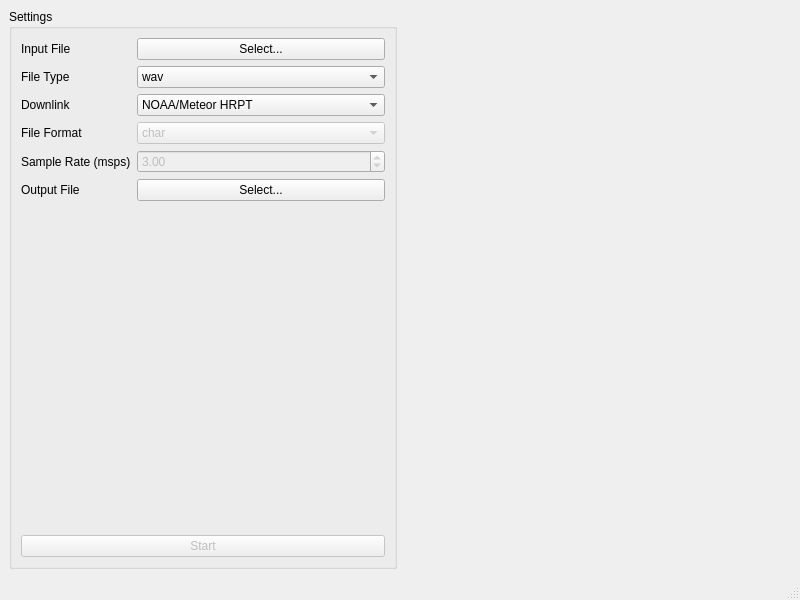
<?xml version="1.0" encoding="UTF-8"?>
<ui version="4.0">
 <class>MainWindow</class>
 <widget class="QMainWindow" name="MainWindow">
  <property name="geometry">
   <rect>
    <x>0</x>
    <y>0</y>
    <width>800</width>
    <height>600</height>
   </rect>
  </property>
  <property name="windowTitle">
   <string>LeanHRPT Demod</string>
  </property>
  <property name="windowIcon">
   <iconset>
    <normaloff>logo128.png</normaloff>logo128.png</iconset>
  </property>
  <widget class="QWidget" name="centralwidget">
   <layout class="QHBoxLayout" name="horizontalLayout">
    <item>
     <widget class="QGroupBox" name="settingsBox">
      <property name="title">
       <string>Settings</string>
      </property>
      <layout class="QFormLayout" name="formLayout">
       <item row="0" column="0">
        <widget class="QLabel" name="inputFileLabel">
         <property name="text">
          <string>Input File</string>
         </property>
        </widget>
       </item>
       <item row="0" column="1">
        <widget class="QPushButton" name="inputFile">
         <property name="sizePolicy">
          <sizepolicy hsizetype="Expanding" vsizetype="Fixed">
           <horstretch>0</horstretch>
           <verstretch>0</verstretch>
          </sizepolicy>
         </property>
         <property name="text">
          <string>Select...</string>
         </property>
        </widget>
       </item>
       <item row="1" column="0">
        <widget class="QLabel" name="fileTypeLabel">
         <property name="text">
          <string>File Type</string>
         </property>
        </widget>
       </item>
       <item row="1" column="1">
        <widget class="QComboBox" name="fileType">
         <property name="sizePolicy">
          <sizepolicy hsizetype="Expanding" vsizetype="Fixed">
           <horstretch>0</horstretch>
           <verstretch>0</verstretch>
          </sizepolicy>
         </property>
         <item>
          <property name="text">
           <string>wav</string>
          </property>
         </item>
         <item>
          <property name="text">
           <string>raw</string>
          </property>
         </item>
        </widget>
       </item>
       <item row="2" column="0">
        <widget class="QLabel" name="downlinkLabel">
         <property name="text">
          <string>Downlink</string>
         </property>
        </widget>
       </item>
       <item row="2" column="1">
        <widget class="QComboBox" name="downlink">
         <property name="sizePolicy">
          <sizepolicy hsizetype="Expanding" vsizetype="Fixed">
           <horstretch>0</horstretch>
           <verstretch>0</verstretch>
          </sizepolicy>
         </property>
         <item>
          <property name="text">
           <string>NOAA/Meteor HRPT</string>
          </property>
         </item>
         <item>
          <property name="text">
           <string>MetOp HRPT (baseband)</string>
          </property>
         </item>
         <item>
          <property name="text">
           <string>MetOp HRPT (symbols)</string>
          </property>
         </item>
        </widget>
       </item>
       <item row="3" column="0">
        <widget class="QLabel" name="fileFormatLabel">
         <property name="text">
          <string>File Format</string>
         </property>
        </widget>
       </item>
       <item row="3" column="1">
        <widget class="QComboBox" name="fileFormat">
         <property name="enabled">
          <bool>false</bool>
         </property>
         <property name="sizePolicy">
          <sizepolicy hsizetype="Expanding" vsizetype="Fixed">
           <horstretch>0</horstretch>
           <verstretch>0</verstretch>
          </sizepolicy>
         </property>
         <item>
          <property name="text">
           <string>char</string>
          </property>
         </item>
         <item>
          <property name="text">
           <string>uchar</string>
          </property>
         </item>
         <item>
          <property name="text">
           <string>short</string>
          </property>
         </item>
         <item>
          <property name="text">
           <string>ushort</string>
          </property>
         </item>
         <item>
          <property name="text">
           <string>float</string>
          </property>
         </item>
        </widget>
       </item>
       <item row="4" column="0">
        <widget class="QLabel" name="sampleRateLabel">
         <property name="text">
          <string>Sample Rate (msps)</string>
         </property>
        </widget>
       </item>
       <item row="4" column="1">
        <widget class="QDoubleSpinBox" name="sampleRate">
         <property name="enabled">
          <bool>false</bool>
         </property>
         <property name="sizePolicy">
          <sizepolicy hsizetype="Expanding" vsizetype="Fixed">
           <horstretch>0</horstretch>
           <verstretch>0</verstretch>
          </sizepolicy>
         </property>
         <property name="minimum">
          <double>1.000000000000000</double>
         </property>
         <property name="maximum">
          <double>10.000000000000000</double>
         </property>
         <property name="value">
          <double>3.000000000000000</double>
         </property>
        </widget>
       </item>
       <item row="5" column="0">
        <widget class="QLabel" name="outputFileLabel">
         <property name="text">
          <string>Output File</string>
         </property>
        </widget>
       </item>
       <item row="5" column="1">
        <widget class="QPushButton" name="outputFile">
         <property name="sizePolicy">
          <sizepolicy hsizetype="Expanding" vsizetype="Fixed">
           <horstretch>0</horstretch>
           <verstretch>0</verstretch>
          </sizepolicy>
         </property>
         <property name="text">
          <string>Select...</string>
         </property>
        </widget>
       </item>
       <item row="7" column="0" colspan="2">
        <widget class="QPushButton" name="startButton">
         <property name="enabled">
          <bool>false</bool>
         </property>
         <property name="text">
          <string>Start</string>
         </property>
        </widget>
       </item>
       <item row="6" column="1">
        <spacer name="verticalSpacer">
         <property name="orientation">
          <enum>Qt::Vertical</enum>
         </property>
         <property name="sizeHint" stdset="0">
          <size>
           <width>20</width>
           <height>40</height>
          </size>
         </property>
        </spacer>
       </item>
      </layout>
     </widget>
    </item>
    <item>
     <widget class="QConstellation" name="constellation" native="true">
      <property name="sizePolicy">
       <sizepolicy hsizetype="MinimumExpanding" vsizetype="Preferred">
        <horstretch>0</horstretch>
        <verstretch>0</verstretch>
       </sizepolicy>
      </property>
     </widget>
    </item>
   </layout>
  </widget>
  <widget class="QMenuBar" name="menubar">
   <property name="geometry">
    <rect>
     <x>0</x>
     <y>0</y>
     <width>800</width>
     <height>30</height>
    </rect>
   </property>
  </widget>
  <widget class="QStatusBar" name="statusbar"/>
 </widget>
 <customwidgets>
  <customwidget>
   <class>QConstellation</class>
   <extends>QWidget</extends>
   <header>qt/qconstellation.h</header>
   <container>1</container>
  </customwidget>
 </customwidgets>
 <resources/>
 <connections/>
</ui>
